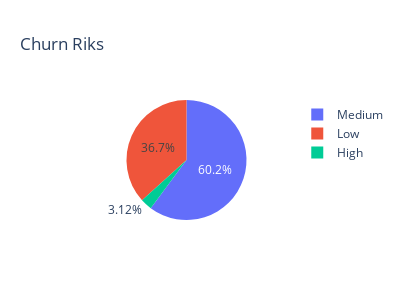

This figure's notebook cell:
### Code cell
m = data[data.Churn_risk == "medium"].Churn_risk.count()
l = data[data.Churn_risk == "low"].Churn_risk.count()
h = data[data.Churn_risk == "high"].Churn_risk.count()

fig = go.Figure(go.Pie(labels=['Medium','Low','High'], values=[m, l,h]))
fig.update_layout(height=300, width=400, title_text='Churn Riks')
fig.show()

### Figure 1 — Plotly figure (JSON) as saved in the notebook; plotly's stock layout.template omitted (floating-point values rounded to 4 significant figures)
{"data": [{"labels": ["Medium", "Low", "High"], "type": "pie", "values": [3129, 1909, 162]}], "layout": {"height": 300, "title": {"text": "Churn Riks"}, "width": 400}}
